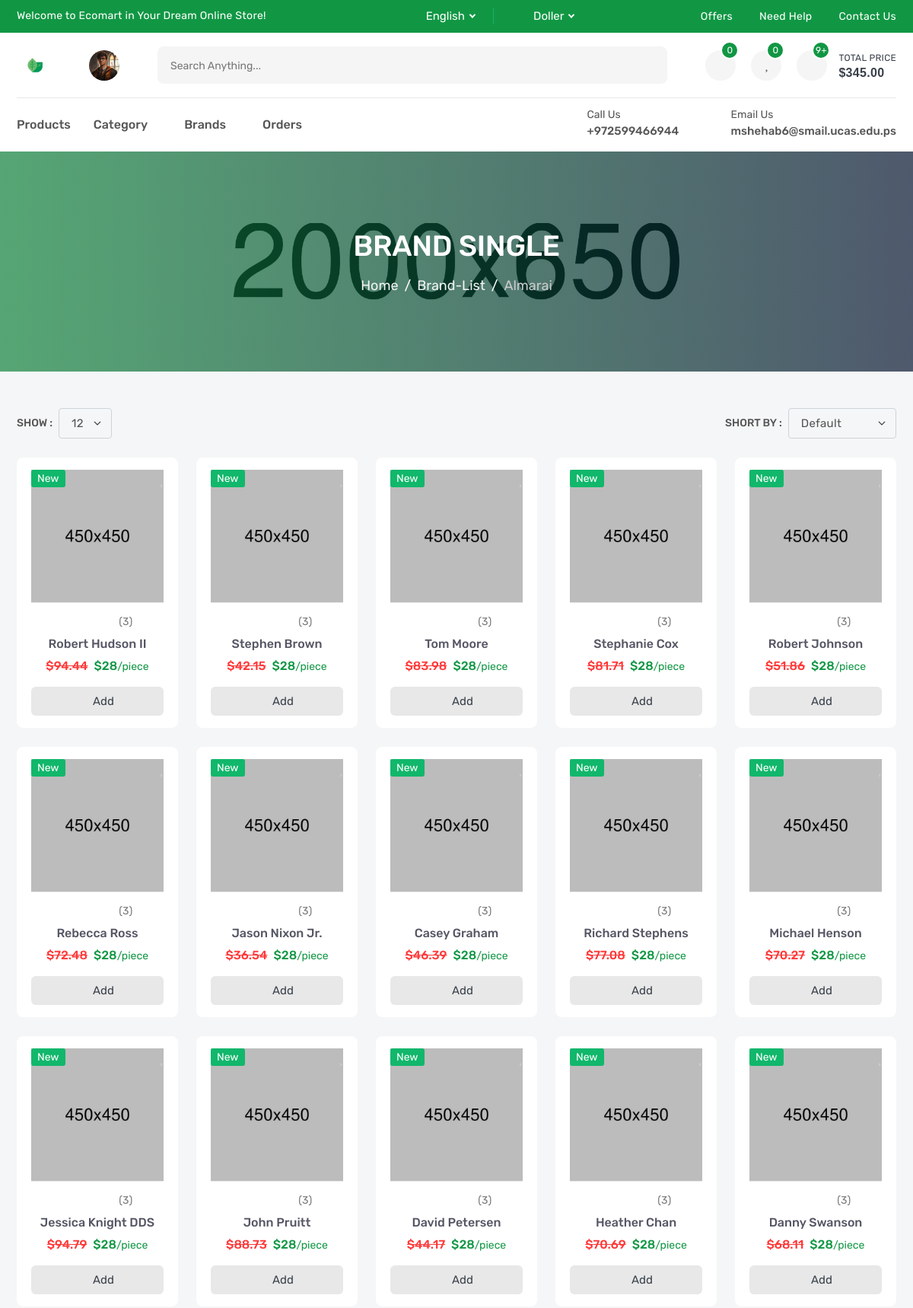
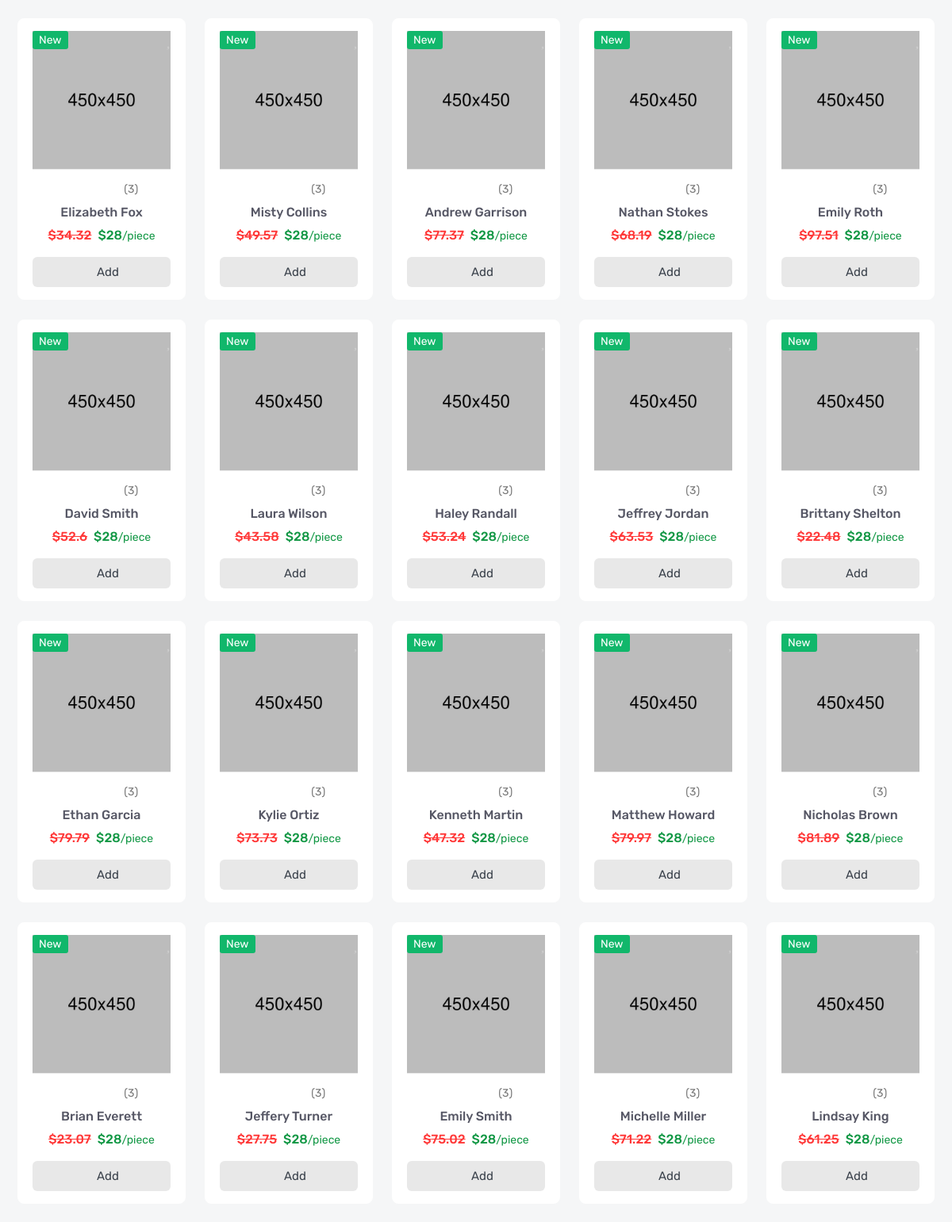
Screenshot of /products/brand/almarai (signed in, upper part) with the database file from the repository (2 pictures, top to bottom).
### settings/models.py (models this page shows, shortened)
class Company(models.Model):
    name = models.CharField(_("Name"), max_length=50)
    logo = models.ImageField(_("Logo"), upload_to='company/')
    about = models.CharField(_("About"), max_length=300)
    fb_link = models.URLField(_("Facebook Link"), blank=True, null=True)
    tw_link = models.URLField(_("Twitter Link"), blank=True, null=True)
    ins_link = models.URLField(_("Instagram Link"), blank=True, null=True)
    email = models.EmailField(_("Email"), max_length=30)
    phone_number = models.CharField(_("Phone Number"), max_length=20)
    address = models.CharField(_("Address"), max_length=100)

### accounts/models.py (models this page shows, shortened)
class Profile(models.Model):
    user = models.OneToOneField(User, related_name='Profile', on_delete= models.CASCADE)
    image = models.ImageField(upload_to='profile/', null=True, blank=True)
    code = models.CharField(default=generate_code, max_length=8)
    code_used = models.BooleanField(default=False)

### products/models.py (models this page shows, shortened)
class Brand(models.Model):
    name = models.CharField(_("Name"), max_length=50)
    image = models.ImageField(_("Image"), upload_to='brand/')
    slug = models.SlugField(_("Slug"), null=True, blank= True)
    def __str__(self):
        return self.name

class Product(models.Model):
    name = models.CharField(_("Name"), max_length=100)
    sku = models.IntegerField(_("SKU"))
    brand = models.ForeignKey('Brand', related_name='product_brand', verbose_name=_("Brand"), on_delete=models.SET_NULL, null=True, blank= True)
    price = models.FloatField(_("Price"))
    desc = models.TextField(_("Desc"), max_length=10000)
    tags = TaggableManager(blank=True)
    flag = models.CharField(_("Flag"), max_length=10, choices=FLAG_TYPE)
    category = models.ForeignKey('Category', related_name='product_category', verbose_name=_("Category"), on_delete=models.SET_NULL, null=True, blank= True)
    slug = models.SlugField(_("Slug"), null=True, blank= True)
    image = models.ImageField(_("Image"), upload_to='Product/')
    quantity = models.IntegerField(_("Quantity"), default=0)
    video_url = models.URLField(_("VideoUrl"), null=True, blank= True)
    objects = ProductManager()
    def __str__(self):
       return self.name

### products/views.py (the view)
# urls.py: path('brand/<slug:slug>',BrandDetail.as_view(),name='brand_detail'),
class BrandDetail(DetailView):
    model = Brand
    def get_context_data(self, **kwargs):
        context = super().get_context_data(**kwargs)
        brand = self.get_object()
        context["brand_products"] = Product.objects.filter(brand = brand)
        return context

### accounts/user_context_processor.py (called while the page is built)
def get_user(request):
    profile = Profile.objects.get(user = request.user)
    return {'profile':profile}

### orders/cart_context_processor.py (called while the page is built)
def get_or_create_cart(request):
    if request.user.is_authenticated:
        cart, created = CartOrder.objects.get_or_create(user=request.user, order_status='Inprogress')
        cart_details = CartDetail.objects.filter(order=cart.id)
        return {'cart':cart, 'cart_details':cart_details }

### orders/models.py (called while the page is built)
    def get_total(self):
        total = 0
        cart_details = self.cart_detail.all()
        for product in cart_details:
            total += product.total
        return total

### products/models.py (called while the page is built)
    def get_queryset(self):
        return ProductQueryset(self.model, using=self._db)

### products/products_context_processor.py (called while the page is built)
def get_brands(request):
    brands = Brand.objects.all()
    return {'c_brands':brands}

### products/templates/products/brand_detail.html (shortened to what this page needs)
{% extends 'base.html' %}
{% block body %}
        <section class="single-banner" style="background: url(images/single-banner.jpg) no-repeat center;">
            <div class="container">
                <h2>Brand Single</h2>
                <ol class="breadcrumb">
                    <li class="breadcrumb-item"><a href="index.html">Home</a></li>
                    <li class="breadcrumb-item"><a href="brand-list.html">brand-list</a></li>
                    <li class="breadcrumb-item active" aria-current="page">{{brand}}</li>
                </ol>
            </div>
        </section>
        <section class="inner-section shop-part mt-5">
            <div class="container">
                <div class="row">
                    <div class="col-lg-12">
                        <div class="top-filter">
                            <div class="filter-show">
                                <label class="filter-label">Show :</label>
                                <select class="form-select filter-select">
                                    <option value="1">12</option>
                                </select>
                            </div>
                            <div class="filter-short">
                                <label class="filter-label">Short by :</label>
                                <select class="form-select filter-select">
                                    <option selected>default</option>
                                </select>
                            </div>
                        </div>
                    </div>
                </div>
                <div class="row row-cols-2 row-cols-md-3 row-cols-lg-3 row-cols-xl-5">
                    {% for product in brand_products %}
                    <div class="col">
                        <div class="product-card">
                            <div class="product-media">
                                <div class="product-label">
                                    <label class="label-text new">new</label>
                                </div>
                                <button class="product-wish wish">
                                    <i class="fas fa-heart"></i>
                                </button>
                                <a class="product-image" href="product-video.html">
                                    <img src="images/product/01.jpg" alt="product">
                                </a>
                            </div>
                            <div class="product-content">
                                <div class="product-rating">
                                    <i class="active icofont-star"></i>
                                    <i class="active icofont-star"></i>
                                    <i class="active icofont-star"></i>
                                    <i class="active icofont-star"></i>
                                    <i class="icofont-star"></i>
                                    <a href="product-video.html">(3)</a>
                                </div>
                                <h6 class="product-name">
                                    <a href="product-video.html">{{product.name}}</a>
                                </h6>
                                <h6 class="product-price">
                                    <del>${{product.price}}</del>
                                    <span>$28<small>/piece</small></span>
                                </h6>
                                <button class="product-add" title="Add to Cart">
                                    <i class="fas fa-shopping-basket"></i>
                                    <span>add</span>
                                </button>
                            </div>
                        </div>
                    </div>
                    {% endfor %}
                </div>
            </div>
        </section>
{% endblock body %}

### templates/base.html (shortened to what this page needs)
{% load static %}
<!DOCTYPE html>
<html lang="en">
    <head>
        <link rel="stylesheet" href=" {% static 'fonts/flaticon/flaticon.css' %}">
        <link rel="stylesheet" href=" {% static 'fonts/icofont/icofont.min.css' %}">
        <link rel="stylesheet" href="{% static 'fonts/fontawesome/fontawesome.min.css' %}">
        <link rel="stylesheet" href="{% static 'vendor/venobox/venobox.min.css' %}">
        <link rel="stylesheet" href="{% static 'vendor/slickslider/slick.min.css' %}">
        <link rel="stylesheet" href="{% static 'vendor/niceselect/nice-select.min.css' %}">
        <link rel="stylesheet" href="{% static 'vendor/bootstrap/bootstrap.min.css' %}">
        <link rel="stylesheet" href="{% static 'css/main.css' %}">
        {% block static %}
            <link rel="stylesheet" href="{% static 'css/index.css' %}">
        {% endblock static %}
    </head>
    <body>
        <div class="header-top">
            <div class="container">
                <div class="row">
                    <div class="col-md-12 col-lg-5">
                        <div class="header-top-welcome">
                            <p>Welcome to Ecomart in Your Dream Online Store!</p>
                        </div>
                    </div>
                    <div class="col-md-5 col-lg-3">
                        <div class="header-top-select">
                            <div class="header-select">
                                <i class="icofont-world"></i>
                            </div>
                            <div class="header-select">
                                <i class="icofont-money"></i>
                            </div>
                        </div>
                    </div>
                    <div class="col-md-7 col-lg-4">
                        <ul class="header-top-list">
                            <li><a href="offer.html">offers</a></li>
                            <li><a href="faq.html">need help</a></li>
                            <li><a href="contact.html">contact us</a></li>
                        </ul>
                    </div>
                </div>
            </div>
        </div>
        <header class="header-part">
            <div class="container">
                <div class="header-content">
                    <a href="/" class="header-logo">
                        <img src="{{site_info.logo.url}}" alt="logo">
                    </a>
                        {% if user.is_authenticated %}
                            <a href="{% url 'accounts:profile' %}" class="header-widget" title="My Account">
                                <img src="{{profile.image.url}}" alt="user">
                            </a>
                        {% else %}
                            <a href="{% url 'login' %}" class="header-widget" title="My Account">
                                <span>join</span>
                            </a>
                        {% endif %}
                    <form class="header-form">
                        <input type="text" placeholder="Search anything...">
                        <button><i class="fas fa-search"></i></button>
                    </form>
                    <div class="header-widget-group">
                        <a href="compare.html" class="header-widget" title="Compare List">
                            <i class="fas fa-random"></i>
                            <sup>0</sup>
                        </a>
                        <a href="wishlist.html" class="header-widget" title="Wishlist">
                            <i class="fas fa-heart"></i>
                            <sup>0</sup>
                        </a>
                        <button class="header-widget header-cart" title="Cartlist">
                            <i class="fas fa-shopping-basket"></i>
                            <sup>9+</sup>
                            <span>total price<small>$345.00</small></span>
                        </button>
                    </div>
                </div>
            </div>
        </header>
        <nav class="navbar-part">
            <div class="container">
                <div class="row">
                    <div class="col-lg-12">
                        <div class="navbar-content">
                            <ul class="navbar-list">
                                <li class="navbar-item dropdown-megamenu">
                                    <a class="navbar-link" href="{% url 'products:product_list' %}">products</a>
                                </li>
                                <li class="navbar-item dropdown-megamenu">
                                    <a class="navbar-link dropdown-arrow" href="#">category</a>
                                </li>
                                <li class="navbar-item dropdown">
                                    <a class="navbar-link dropdown-arrow" href="#">brands</a>
                                </li>
                                <li class="navbar-item dropdown">
                                    <a class="navbar-link" href="{% url 'orders:order_list' %}">orders</a>
                                </li>
                            </ul>
                            <div class="navbar-info-group">
                                <div class="navbar-info">
                                    <i class="icofont-ui-touch-phone"></i>
                                    <p>
                                        <small>call us</small>
                                        <span>{{site_info.phone_number}}</span>
                                    </p>
                                </div>
                                <div class="navbar-info">
                                    <i class="icofont-ui-email"></i>
                                    <p>
                                        <small>email us</small>
                                        <span>{{site_info.email}}</span>
                                    </p>
                                </div>
                            </div>
                        </div>
                    </div>
                </div>
            </div>
        </nav>
        {% block body %}
        {% endblock body %}
    </body>
</html>

### rows the page displays
Company: logo (picture), phone_number "+972599466944", email "mshehab6@smail.ucas.edu.ps"
Profile: image (placeholder picture)
Brand: name "Almarai"
Product: name "Robert Hudson II", price "94.44"
Product: name "Stephen Brown", price "42.15"
Product: name "Tom Moore", price "83.98"
Product: name "Stephanie Cox", price "81.71"
Product: name "Robert Johnson", price "51.86"
Product: name "Rebecca Ross", price "72.48"
Product: name "Jason Nixon Jr.", price "36.54"
Product: name "Casey Graham", price "46.39"
Product: name "Richard Stephens", price "77.08"
Product: name "Michael Henson", price "70.27"
Product: name "Jessica Knight DDS", price "94.79"
Product: name "John Pruitt", price "88.73"
Product: name "David Petersen", price "44.17"
Product: name "Heather Chan", price "70.69"
Product: name "Danny Swanson", price "68.11"
Product: name "Elizabeth Fox", price "34.32"
Product: name "Misty Collins", price "49.57"
Product: name "Andrew Garrison", price "77.37"
Product: name "Nathan Stokes", price "68.19"
Product: name "Emily Roth", price "97.51"
Product: name "David Smith", price "52.6"
Product: name "Laura Wilson", price "43.58"
Product: name "Haley Randall", price "53.24"
Product: name "Jeffrey Jordan", price "63.53"
Product: name "Brittany Shelton", price "22.48"
Product: name "Ethan Garcia", price "79.79"
Product: name "Kylie Ortiz", price "73.73"
Product: name "Kenneth Martin", price "47.32"
Product: name "Matthew Howard", price "79.97"
Product: name "Nicholas Brown", price "81.89"
Product: name "Brian Everett", price "23.07"
Product: name "Jeffery Turner", price "27.75"
Product: name "Emily Smith", price "75.02"
Product: name "Michelle Miller", price "71.22"
Product: name "Lindsay King", price "61.25"
